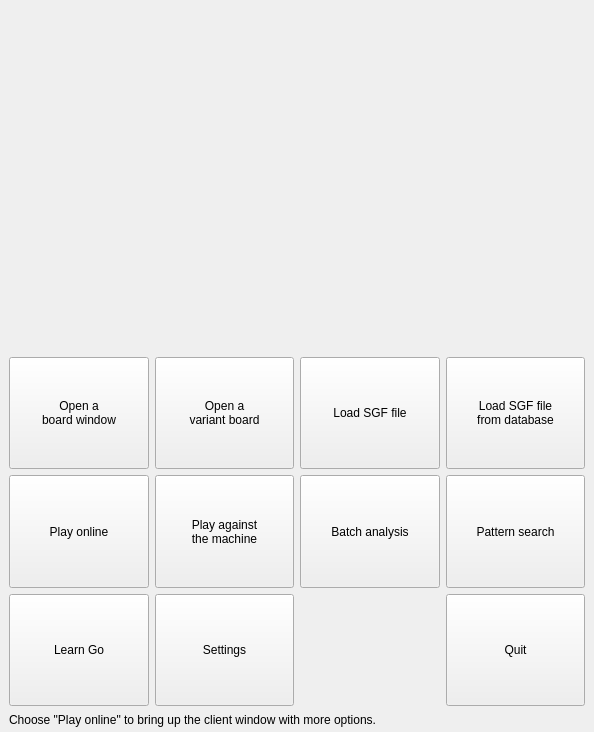
<?xml version="1.0" encoding="UTF-8"?>
<ui version="4.0">
 <class>GreeterWindow</class>
 <widget class="QMainWindow" name="GreeterWindow">
  <property name="geometry">
   <rect>
    <x>0</x>
    <y>0</y>
    <width>594</width>
    <height>732</height>
   </rect>
  </property>
  <property name="windowTitle">
   <string>MainWindow</string>
  </property>
  <property name="windowIcon">
   <iconset resource="q4go.qrc">
    <normaloff>:/ClientWindowGui/images/clientwindow/qgo.png</normaloff>:/ClientWindowGui/images/clientwindow/qgo.png</iconset>
  </property>
  <widget class="QWidget" name="centralwidget">
   <layout class="QVBoxLayout" name="verticalLayout">
    <property name="topMargin">
     <number>0</number>
    </property>
    <property name="bottomMargin">
     <number>5</number>
    </property>
    <item>
     <widget class="QLabel" name="label">
      <property name="sizePolicy">
       <sizepolicy hsizetype="MinimumExpanding" vsizetype="MinimumExpanding">
        <horstretch>0</horstretch>
        <verstretch>0</verstretch>
       </sizepolicy>
      </property>
      <property name="text">
       <string/>
      </property>
      <property name="pixmap">
       <pixmap resource="q4go.qrc">:/images/goboard-small.png</pixmap>
      </property>
      <property name="alignment">
       <set>Qt::AlignCenter</set>
      </property>
     </widget>
    </item>
    <item>
     <widget class="QWidget" name="widget" native="true">
      <layout class="QGridLayout" name="gridLayout_2">
       <property name="leftMargin">
        <number>0</number>
       </property>
       <property name="topMargin">
        <number>0</number>
       </property>
       <property name="rightMargin">
        <number>0</number>
       </property>
       <property name="bottomMargin">
        <number>0</number>
       </property>
       <item row="0" column="3">
        <widget class="QToolButton" name="dbLoadButton">
         <property name="sizePolicy">
          <sizepolicy hsizetype="Expanding" vsizetype="Expanding">
           <horstretch>0</horstretch>
           <verstretch>0</verstretch>
          </sizepolicy>
         </property>
         <property name="text">
          <string>Load SGF file
from database</string>
         </property>
         <property name="icon">
          <iconset resource="q4go.qrc">
           <normaloff>:/ClientWindowGui/images/clientwindow/open-search.png</normaloff>:/ClientWindowGui/images/clientwindow/open-search.png</iconset>
         </property>
         <property name="iconSize">
          <size>
           <width>100</width>
           <height>64</height>
          </size>
         </property>
         <property name="toolButtonStyle">
          <enum>Qt::ToolButtonTextUnderIcon</enum>
         </property>
         <property name="autoRaise">
          <bool>false</bool>
         </property>
        </widget>
       </item>
       <item row="0" column="0">
        <widget class="QToolButton" name="newButton">
         <property name="sizePolicy">
          <sizepolicy hsizetype="Expanding" vsizetype="Expanding">
           <horstretch>0</horstretch>
           <verstretch>0</verstretch>
          </sizepolicy>
         </property>
         <property name="text">
          <string>Open a
board window</string>
         </property>
         <property name="icon">
          <iconset resource="q4go.qrc">
           <normaloff>:/ClientWindowGui/images/clientwindow/new_board.png</normaloff>:/ClientWindowGui/images/clientwindow/new_board.png</iconset>
         </property>
         <property name="iconSize">
          <size>
           <width>100</width>
           <height>64</height>
          </size>
         </property>
         <property name="toolButtonStyle">
          <enum>Qt::ToolButtonTextUnderIcon</enum>
         </property>
         <property name="autoRaise">
          <bool>false</bool>
         </property>
        </widget>
       </item>
       <item row="2" column="3">
        <widget class="QToolButton" name="quitButton">
         <property name="sizePolicy">
          <sizepolicy hsizetype="Expanding" vsizetype="Expanding">
           <horstretch>0</horstretch>
           <verstretch>0</verstretch>
          </sizepolicy>
         </property>
         <property name="text">
          <string>Quit</string>
         </property>
         <property name="icon">
          <iconset resource="q4go.qrc">
           <normaloff>:/ClientWindowGui/images/clientwindow/exit.png</normaloff>:/ClientWindowGui/images/clientwindow/exit.png</iconset>
         </property>
         <property name="iconSize">
          <size>
           <width>100</width>
           <height>64</height>
          </size>
         </property>
         <property name="toolButtonStyle">
          <enum>Qt::ToolButtonTextUnderIcon</enum>
         </property>
         <property name="autoRaise">
          <bool>false</bool>
         </property>
        </widget>
       </item>
       <item row="1" column="0">
        <widget class="QToolButton" name="onlineButton">
         <property name="sizePolicy">
          <sizepolicy hsizetype="Expanding" vsizetype="Expanding">
           <horstretch>0</horstretch>
           <verstretch>0</verstretch>
          </sizepolicy>
         </property>
         <property name="text">
          <string>Play online</string>
         </property>
         <property name="icon">
          <iconset resource="q4go.qrc">
           <normaloff>:/ClientWindowGui/images/clientwindow/world.png</normaloff>:/ClientWindowGui/images/clientwindow/world.png</iconset>
         </property>
         <property name="iconSize">
          <size>
           <width>100</width>
           <height>64</height>
          </size>
         </property>
         <property name="toolButtonStyle">
          <enum>Qt::ToolButtonTextUnderIcon</enum>
         </property>
         <property name="arrowType">
          <enum>Qt::NoArrow</enum>
         </property>
        </widget>
       </item>
       <item row="1" column="3">
        <widget class="QToolButton" name="patsearchButton">
         <property name="sizePolicy">
          <sizepolicy hsizetype="Expanding" vsizetype="Expanding">
           <horstretch>0</horstretch>
           <verstretch>0</verstretch>
          </sizepolicy>
         </property>
         <property name="text">
          <string>Pattern search</string>
         </property>
         <property name="icon">
          <iconset resource="q4go.qrc">
           <normaloff>:/BoardWindow/images/boardwindow/search.png</normaloff>:/BoardWindow/images/boardwindow/search.png</iconset>
         </property>
         <property name="iconSize">
          <size>
           <width>100</width>
           <height>64</height>
          </size>
         </property>
         <property name="toolButtonStyle">
          <enum>Qt::ToolButtonTextUnderIcon</enum>
         </property>
         <property name="autoRaise">
          <bool>false</bool>
         </property>
        </widget>
       </item>
       <item row="0" column="2">
        <widget class="QToolButton" name="loadButton">
         <property name="sizePolicy">
          <sizepolicy hsizetype="Expanding" vsizetype="Expanding">
           <horstretch>0</horstretch>
           <verstretch>0</verstretch>
          </sizepolicy>
         </property>
         <property name="text">
          <string>Load SGF file</string>
         </property>
         <property name="icon">
          <iconset resource="q4go.qrc">
           <normaloff>:/ClientWindowGui/images/clientwindow/fileopen.png</normaloff>:/ClientWindowGui/images/clientwindow/fileopen.png</iconset>
         </property>
         <property name="iconSize">
          <size>
           <width>100</width>
           <height>64</height>
          </size>
         </property>
         <property name="toolButtonStyle">
          <enum>Qt::ToolButtonTextUnderIcon</enum>
         </property>
         <property name="autoRaise">
          <bool>false</bool>
         </property>
        </widget>
       </item>
       <item row="0" column="1">
        <widget class="QToolButton" name="newVarButton">
         <property name="sizePolicy">
          <sizepolicy hsizetype="Expanding" vsizetype="Expanding">
           <horstretch>0</horstretch>
           <verstretch>0</verstretch>
          </sizepolicy>
         </property>
         <property name="text">
          <string>Open a
variant board</string>
         </property>
         <property name="icon">
          <iconset resource="q4go.qrc">
           <normaloff>:/ClientWindowGui/images/clientwindow/torus.png</normaloff>:/ClientWindowGui/images/clientwindow/torus.png</iconset>
         </property>
         <property name="iconSize">
          <size>
           <width>64</width>
           <height>64</height>
          </size>
         </property>
         <property name="toolButtonStyle">
          <enum>Qt::ToolButtonTextUnderIcon</enum>
         </property>
         <property name="autoRaise">
          <bool>false</bool>
         </property>
        </widget>
       </item>
       <item row="1" column="1">
        <widget class="QToolButton" name="enginePlayButton">
         <property name="sizePolicy">
          <sizepolicy hsizetype="Expanding" vsizetype="Expanding">
           <horstretch>0</horstretch>
           <verstretch>0</verstretch>
          </sizepolicy>
         </property>
         <property name="text">
          <string>Play against
the machine</string>
         </property>
         <property name="icon">
          <iconset resource="q4go.qrc">
           <normaloff>:/ClientWindowGui/images/clientwindow/human-robot.png</normaloff>:/ClientWindowGui/images/clientwindow/human-robot.png</iconset>
         </property>
         <property name="iconSize">
          <size>
           <width>100</width>
           <height>64</height>
          </size>
         </property>
         <property name="toolButtonStyle">
          <enum>Qt::ToolButtonTextUnderIcon</enum>
         </property>
         <property name="autoRaise">
          <bool>false</bool>
         </property>
        </widget>
       </item>
       <item row="1" column="2">
        <widget class="QToolButton" name="analyzeButton">
         <property name="sizePolicy">
          <sizepolicy hsizetype="Expanding" vsizetype="Expanding">
           <horstretch>0</horstretch>
           <verstretch>0</verstretch>
          </sizepolicy>
         </property>
         <property name="text">
          <string>Batch analysis</string>
         </property>
         <property name="icon">
          <iconset resource="q4go.qrc">
           <normaloff>:/ClientWindowGui/images/clientwindow/gear.png</normaloff>:/ClientWindowGui/images/clientwindow/gear.png</iconset>
         </property>
         <property name="iconSize">
          <size>
           <width>100</width>
           <height>64</height>
          </size>
         </property>
         <property name="toolButtonStyle">
          <enum>Qt::ToolButtonTextUnderIcon</enum>
         </property>
         <property name="autoRaise">
          <bool>false</bool>
         </property>
        </widget>
       </item>
       <item row="3" column="1">
        <spacer name="horizontalSpacer">
         <property name="orientation">
          <enum>Qt::Horizontal</enum>
         </property>
         <property name="sizeHint" stdset="0">
          <size>
           <width>1</width>
           <height>1</height>
          </size>
         </property>
        </spacer>
       </item>
       <item row="3" column="2">
        <spacer name="horizontalSpacer_2">
         <property name="orientation">
          <enum>Qt::Horizontal</enum>
         </property>
         <property name="sizeHint" stdset="0">
          <size>
           <width>1</width>
           <height>1</height>
          </size>
         </property>
        </spacer>
       </item>
       <item row="3" column="0">
        <spacer name="horizontalSpacer_3">
         <property name="orientation">
          <enum>Qt::Horizontal</enum>
         </property>
         <property name="sizeHint" stdset="0">
          <size>
           <width>1</width>
           <height>1</height>
          </size>
         </property>
        </spacer>
       </item>
       <item row="3" column="3">
        <spacer name="horizontalSpacer_4">
         <property name="orientation">
          <enum>Qt::Horizontal</enum>
         </property>
         <property name="sizeHint" stdset="0">
          <size>
           <width>1</width>
           <height>1</height>
          </size>
         </property>
        </spacer>
       </item>
       <item row="2" column="0">
        <widget class="QToolButton" name="learnButton">
         <property name="sizePolicy">
          <sizepolicy hsizetype="Expanding" vsizetype="Expanding">
           <horstretch>0</horstretch>
           <verstretch>0</verstretch>
          </sizepolicy>
         </property>
         <property name="text">
          <string>Learn Go</string>
         </property>
         <property name="icon">
          <iconset resource="q4go.qrc">
           <normaloff>:/ClientWindowGui/images/clientwindow/book.png</normaloff>:/ClientWindowGui/images/clientwindow/book.png</iconset>
         </property>
         <property name="iconSize">
          <size>
           <width>64</width>
           <height>64</height>
          </size>
         </property>
         <property name="toolButtonStyle">
          <enum>Qt::ToolButtonTextUnderIcon</enum>
         </property>
         <property name="autoRaise">
          <bool>false</bool>
         </property>
        </widget>
       </item>
       <item row="2" column="1">
        <widget class="QToolButton" name="settingsButton">
         <property name="sizePolicy">
          <sizepolicy hsizetype="Expanding" vsizetype="Expanding">
           <horstretch>0</horstretch>
           <verstretch>0</verstretch>
          </sizepolicy>
         </property>
         <property name="text">
          <string>Settings</string>
         </property>
         <property name="icon">
          <iconset resource="q4go.qrc">
           <normaloff>:/ClientWindowGui/images/clientwindow/prefs.png</normaloff>:/ClientWindowGui/images/clientwindow/prefs.png</iconset>
         </property>
         <property name="iconSize">
          <size>
           <width>64</width>
           <height>64</height>
          </size>
         </property>
         <property name="toolButtonStyle">
          <enum>Qt::ToolButtonTextUnderIcon</enum>
         </property>
         <property name="autoRaise">
          <bool>false</bool>
         </property>
        </widget>
       </item>
      </layout>
     </widget>
    </item>
    <item>
     <widget class="QLabel" name="label_2">
      <property name="text">
       <string>Choose &quot;Play online&quot; to bring up the client window with more options.</string>
      </property>
     </widget>
    </item>
   </layout>
  </widget>
  <widget class="QMenuBar" name="menubar">
   <property name="geometry">
    <rect>
     <x>0</x>
     <y>0</y>
     <width>594</width>
     <height>23</height>
    </rect>
   </property>
  </widget>
 </widget>
 <resources>
  <include location="q4go.qrc"/>
 </resources>
 <connections/>
</ui>
